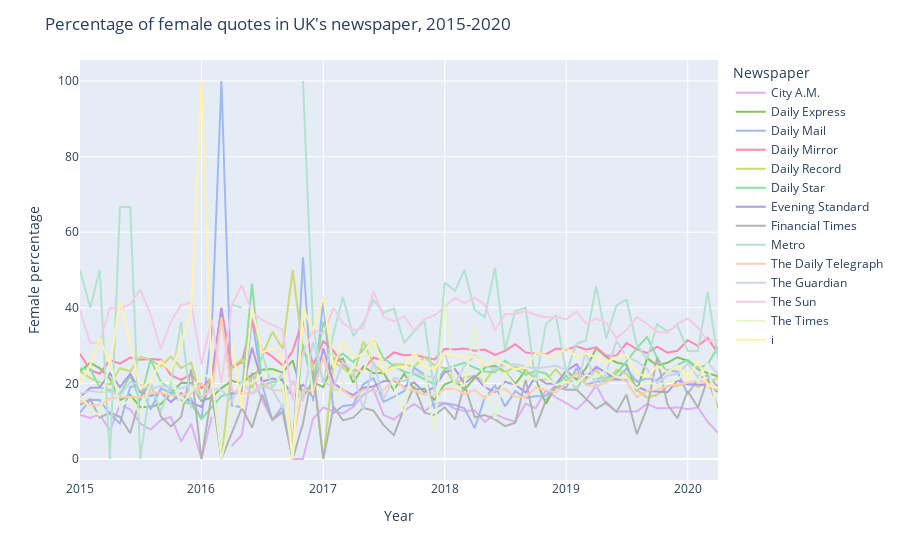
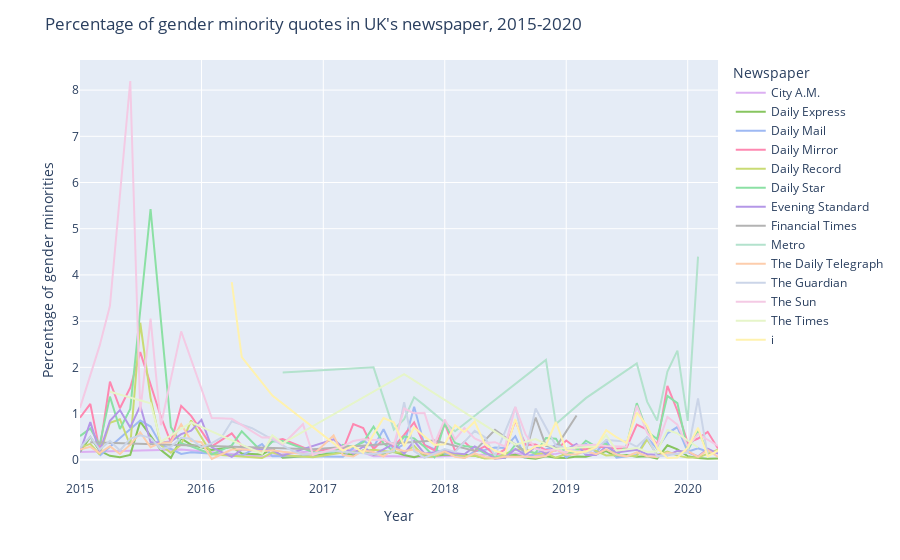

Source (notebook cell) for these figures, in order:
### Markdown cell above
### 3.2 Percentage of female quotes and gender minority quotes, UK
<a id="perc_quotes"></a>

Now we will have a look at the percentage of a gender. This analysis will be done on a monthly rate to create meaningful plots.

### Code cell
# Set color palette
palette_values = px.colors.qualitative.Pastel + px.colors.qualitative.Pastel2
palette_values = palette_values[3:]
palette = cycle(palette_values)

# Line plot female fraction 2015-2020 for UK
month_df = gender_repr_uk_df.groupby('newspaper').resample('M', on='date').sum().reset_index()
#month_df = month_df.loc[month_df['date'].dt.year>=2017] # for plot on website, se discussion below
month_df['date'] = month_df['date'].dt.strftime("%Y-%m")

month_df['perc_female'] = month_df['counts_female'] / (month_df['counts_female'] + month_df['counts_male'] + month_df['counts_other']) * 100
month_df['counts_total'] = month_df['counts_female'] + month_df['counts_male'] + month_df['counts_other']

fig = px.line(month_df, x='date', y='perc_female', color='newspaper', custom_data=['counts_female', 'counts_total'], color_discrete_sequence=palette_values,
                labels={
                     'perc_female': "Female percentage",
                     'date': "Year",
                     'newspaper': "Newspaper"},)

fig.update_layout(barmode='stack',
                  title_text="Percentage of female quotes in UK's newspaper, 2015-2020",             
)
fig.update_traces(
    hovertemplate="<br>".join([
        "Female percentages: %{y}",
        "Month: %{x}",
        "Female counts: %{customdata[0]}",
        "Total counts: %{customdata[1]}",
    ])
)
fig.show()
#fig.to_html(full_html=False, include_plotlyjs='cdn')  
#fig.write_html("docs/_includes/perc_female_uk_allyears.html", full_html=False, include_plotlyjs='cdn')


# Set color palette
palette_values = px.colors.qualitative.Pastel + px.colors.qualitative.Pastel2
palette_values = palette_values[3:]
palette = cycle(palette_values)

# Line plot gender minorities fraction 2015-2020 for UK
month_df['perc_other'] = month_df['counts_other'] / (month_df['counts_female'] + month_df['counts_male'] + month_df['counts_other']) * 100
other_quotes = month_df.loc[month_df['counts_other'] != 0]

fig = px.line(other_quotes, x='date', y='perc_other', color='newspaper', custom_data=['counts_other', 'counts_total'], color_discrete_sequence=palette_values,
                labels={
                     'perc_other': "Percentage of gender minorities",
                     'date': "Year",
                     'newspaper': "Newspaper"},)

fig.update_layout(barmode='stack',
                  title_text="Percentage of gender minority quotes in UK's newspaper, 2015-2020",             
)
fig.update_traces(
    hovertemplate="<br>".join([
        "Gender minority percentages: %{y}",
        "Month: %{x}",
        "Gender minority counts: %{customdata[0]}",
        "Total counts: %{customdata[1]}",
    ])
)
fig.show()
